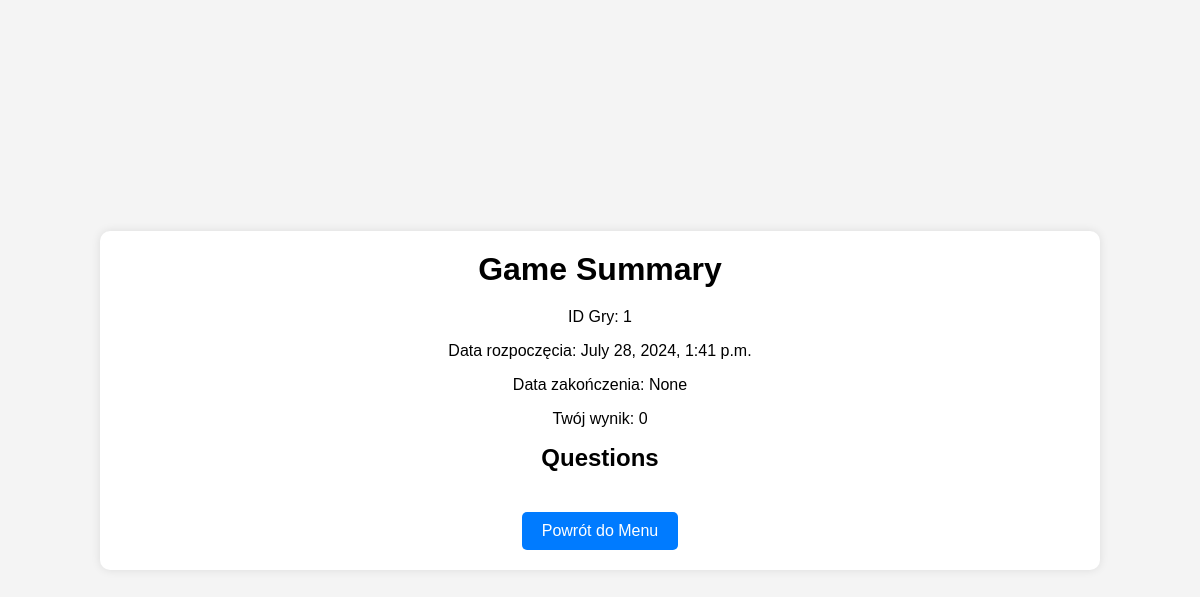
Page /games/solo/summary/1/ (signed in) on the committed database.
### my_quiz_app/python_django/games/models.py (models this page shows, shortened)
class GameBase(models.Model):
    player1 = models.ForeignKey(User, related_name='%(class)s_player1', on_delete=models.CASCADE)
    score_player1 = models.IntegerField(default=0)
    start_time = models.DateTimeField(auto_now_add=True)
    end_time = models.DateTimeField(null=True, blank=True)
    questions_answered = models.IntegerField(default=0)
    questions = models.JSONField(default=list)
    answers = models.JSONField(default=list)
    class Meta:
        abstract = True

class GameSolo(GameBase):
    is_solo = models.BooleanField(default=True)

### my_quiz_app/python_django/games/views.py (the view)
# urls.py: path('solo/summary/<int:game_id>/', views.game_solo_summary, name='game_solo_summary'),
@login_required
def game_solo_summary(request, game_id):
    game = get_object_or_404(GameSolo, id=game_id)
    return render(request, 'games/game_solo_summary.html', {'game': game})

### my_quiz_app/python_django/games/templates/games/game_solo_summary.html (shortened to what this page needs)
<!DOCTYPE html>
<html lang="en">
<head>
</head>
<body>
    <div class="container">
        <h1>Game Summary</h1>
        <p>ID Gry: {{ game.id }}</p>
        <p>Data rozpoczęcia: {{ game.start_time }}</p>
        <p>Data zakończenia: {{ game.end_time }}</p>
        <p>Twój wynik: {{ game.score_player1 }}</p>
        <h2>Questions</h2>
        <a href="{% url 'menu' %}" class="menu-button">Powrót do Menu</a>
    </div>
</body>
</html>

### my_quiz_app/python_django/games/templates/games/game_solo_summary.html (style rules this page uses)
body { font-family: Arial, sans-serif; background-color: #f4f4f4; display: flex; justify-content: center; align-items: center; height: 100vh; margin: 0; flex-direction: column; overflow: hidden; }
.container { background-color: #fff; padding: 20px; border-radius: 10px; box-shadow: 0 0 10px rgba(0, 0, 0, 0.1); text-align: center; max-height: 90vh; overflow-y: auto; width: 80%; }
.container h1, .container h2 { margin: 0 0 20px 0; }
.container .menu-button { display: inline-block; padding: 10px 20px; margin-top: 20px; border-radius: 5px; background-color: #007bff; color: #fff; text-decoration: none; cursor: pointer; }

### rows in the picture
GameSolo: id "1", start_time "July 28, 2024, 1:41 p.m.", end_time "None", score_player1 "0"
